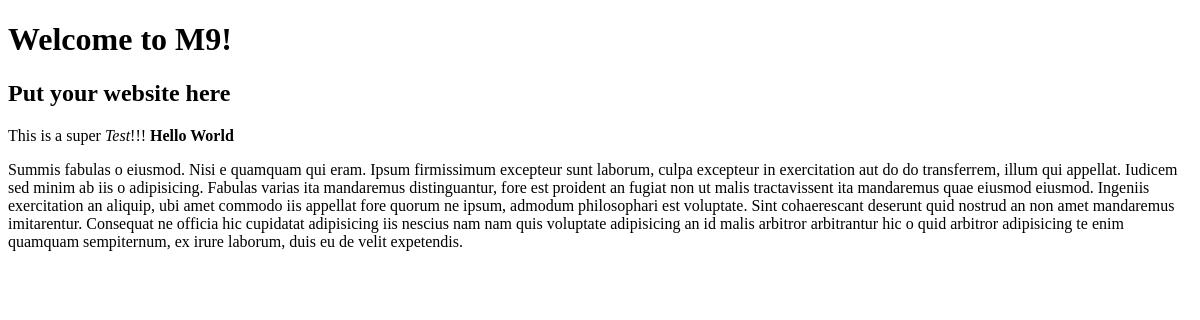
Before: /index2.php with the older database file.
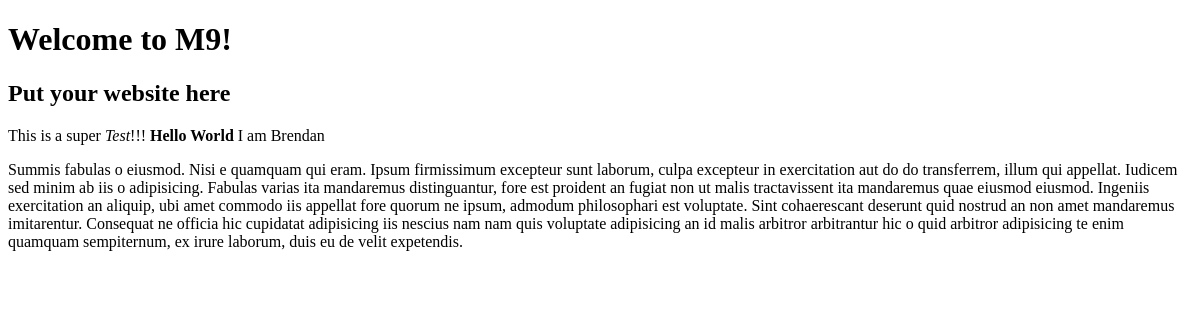
After: the same page with the newer database file.
### tables this page shows
CREATE TABLE IF NOT EXISTS `data` (
  `tag` text NOT NULL COMMENT 'Name of the variable',
  `data` text NOT NULL COMMENT 'Data or value of the variable',
  `timestamp` timestamp NOT NULL DEFAULT CURRENT_TIMESTAMP COMMENT 'Date modified',
  `id` int(11) NOT NULL AUTO_INCREMENT COMMENT 'Variable id',
  PRIMARY KEY (`id`),
  UNIQUE KEY `id` (`id`),
  KEY `timestamp` (`timestamp`)
);

### M9/classes.php (the view, shortened to what this page needs)
<?php
class M9
{
    public static function data($name) {
        echo data::getData($name);
    }
}
class database
{
    static protected $dbuser = 'scoutinguser';
    static protected $dbpassword = 'hunter3';
    static protected $dbhost = '127.0.0.1';
    static protected $database = 'scouting2013';
	public static function setcredentials($user, $password, $host = '127.0.0.1', $db = 'M9', $pre = '') {
    	$result = 'Credential(s) not set: ';
    	$error = 0;
    	if (is_string($user)) {
	    	database::$dbuser = $user;
	    } else {
    		$error = 1;
    		$result .= '$dbuser ';
    	}
    	if (is_string($password)) {
	    	database::$dbpassword = $password;
	    } else {
    		$error = 1;
    		$result .= '$dbpassword ';
    	}
    	if (!$error) {
    		database::$dbhost = $host;
    		database::$database = $db;
	    	$result = 'Success!';
	    } else {
	    	$result = 'Error!';
	    }
    	return $result;
    }
    public static function sqlconn($verbose = true) {
		try {
    		$dbh = new PDO('mysql:host='.database::$dbhost.';dbname='.database::$database, database::$dbuser, database::$dbpassword);
    	}
    	catch (PDOException $e) {
            if ($verbose) {
                print ("Could not connect to server. \n");
                die ("getMessage(): " . $e->getMessage () . "\n");
            } else {
                include('DatabaseError.php');
                die();
            }
		}
		return $dbh;
	}
    public static function preparedSelect($base, $prepared) {
        $dbh = database::sqlconn();
        $sth = $dbh->prepare($base);
        $sth->execute($prepared);
        $output = $sth->fetchAll();
        return $output;
    }
}
class data
{
    public static function getData($tag) {
        $data = database::preparedSelect("SELECT * FROM  `data` WHERE  `tag` =  ?", array($tag));
        $data = $data[0];
        return $data['data'];
    }
}
?>

### index2.php (shortened to what this page needs)
<!doctype html>
<html>
    <head></head>
    <body>
        <h1>Welcome to M9!</h1>
        <h2>Put your website here</h2>
        <?php M9::data('trialcontent'); ?>
        <p>Summis fabulas o eiusmod. Nisi e quamquam qui eram. Ipsum firmissimum excepteur
            sunt laborum, culpa excepteur in exercitation aut do do transferrem, illum qui
            appellat. Iudicem sed minim ab iis o adipisicing. Fabulas varias ita mandaremus
            distinguantur, fore est proident an fugiat non ut malis tractavissent ita
            mandaremus quae eiusmod eiusmod. Ingeniis exercitation an aliquip, ubi amet
            commodo iis appellat fore quorum ne ipsum, admodum philosophari est voluptate.
            Sint cohaerescant deserunt quid nostrud an non amet mandaremus imitarentur.
            Consequat ne officia hic cupidatat adipisicing iis nescius nam nam quis
            voluptate adipisicing an id malis arbitror arbitrantur hic o quid arbitror
            adipisicing te enim quamquam sempiternum, ex irure laborum, duis eu de velit
            expetendis.</p>
    </body>
</html>

Changed rows visible on the page:
changed data: data "This is a super Test !!! Hello World" → "This is a super Test !!! Hello World I am Brendan"
